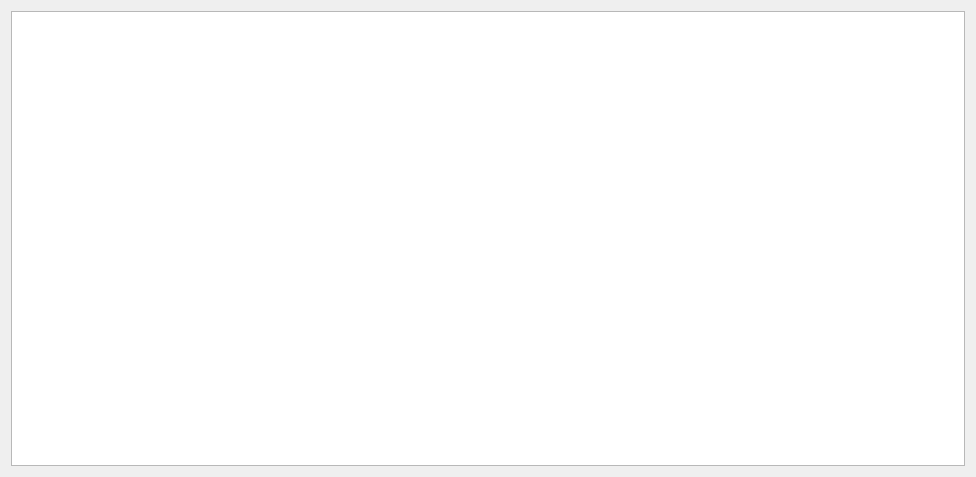
<?xml version="1.0" encoding="UTF-8"?>
<ui version="4.0">
 <class>MainWindow</class>
 <widget class="QMainWindow" name="MainWindow">
  <property name="geometry">
   <rect>
    <x>0</x>
    <y>0</y>
    <width>976</width>
    <height>477</height>
   </rect>
  </property>
  <property name="sizePolicy">
   <sizepolicy hsizetype="Expanding" vsizetype="Expanding">
    <horstretch>0</horstretch>
    <verstretch>0</verstretch>
   </sizepolicy>
  </property>
  <property name="windowTitle">
   <string>Модель боя</string>
  </property>
  <widget class="QWidget" name="centralWidget">
   <layout class="QHBoxLayout" name="horizontalLayout_2">
    <item>
     <layout class="QHBoxLayout" name="horizontalLayout">
      <item>
       <widget class="QGraphicsView" name="graphicsView"/>
      </item>
     </layout>
    </item>
   </layout>
  </widget>
 </widget>
 <layoutdefault spacing="6" margin="11"/>
 <resources/>
 <connections/>
</ui>
